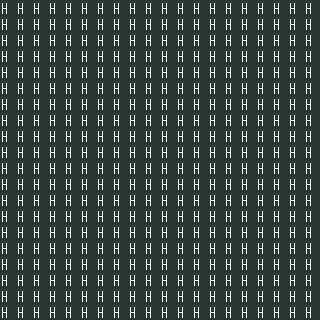

The image is a tile-based game level rendered from a .tmx file. Its description and complete source (layers, tilesets, objects, tile grids) follow:
An orthogonal 20x20 tile map with 16x16 px tiles, 1 tile layer (prototype).

<map version="1.10" tiledversion="1.10.2" orientation="orthogonal" renderorder="right-down" width="20" height="20" tilewidth="16" tileheight="16" infinite="0" nextlayerid="9" nextobjectid="1">
 <tileset firstgid="110" source="HiddenJungle_TSX.tsx" />
 <layer id="1" name="prototype" width="20" height="20">
  <data encoding="csv">
206,206,206,206,206,206,206,206,206,206,206,206,206,206,206,206,206,206,206,206,
206,206,206,206,206,206,206,206,206,206,206,206,206,206,206,206,206,206,206,206,
206,206,206,206,206,206,206,206,206,206,206,206,206,206,206,206,206,206,206,206,
206,206,206,206,206,206,206,206,206,206,206,206,206,206,206,206,206,206,206,206,
206,206,206,206,206,206,206,206,206,206,206,206,206,206,206,206,206,206,206,206,
206,206,206,206,206,206,206,206,206,206,206,206,206,206,206,206,206,206,206,206,
206,206,206,206,206,206,206,206,206,206,206,206,206,206,206,206,206,206,206,206,
206,206,206,206,206,206,206,206,206,206,206,206,206,206,206,206,206,206,206,206,
206,206,206,206,206,206,206,206,206,206,206,206,206,206,206,206,206,206,206,206,
206,206,206,206,206,206,206,206,206,206,206,206,206,206,206,206,206,206,206,206,
206,206,206,206,206,206,206,206,206,206,206,206,206,206,206,206,206,206,206,206,
206,206,206,206,206,206,206,206,206,206,206,206,206,206,206,206,206,206,206,206,
206,206,206,206,206,206,206,206,206,206,206,206,206,206,206,206,206,206,206,206,
206,206,206,206,206,206,206,206,206,206,206,206,206,206,206,206,206,206,206,206,
206,206,206,206,206,206,206,206,206,206,206,206,206,206,206,206,206,206,206,206,
206,206,206,206,206,206,206,206,206,206,206,206,206,206,206,206,206,206,206,206,
206,206,206,206,206,206,206,206,206,206,206,206,206,206,206,206,206,206,206,206,
206,206,206,206,206,206,206,206,206,206,206,206,206,206,206,206,206,206,206,206,
206,206,206,206,206,206,206,206,206,206,206,206,206,206,206,206,206,206,206,206,
206,206,206,206,206,206,206,206,206,206,206,206,206,206,206,206,206,206,206,206
</data>
 </layer>
</map>
